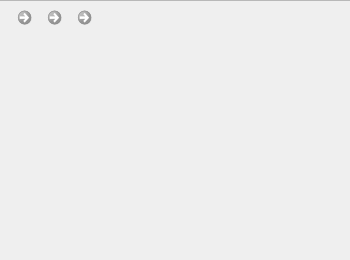
<?xml version="1.0" encoding="UTF-8"?>
<ui version="4.0">
 <class>Dialog</class>
 <widget class="QDialog" name="Dialog">
  <property name="geometry">
   <rect>
    <x>0</x>
    <y>0</y>
    <width>350</width>
    <height>260</height>
   </rect>
  </property>
  <property name="minimumSize">
   <size>
    <width>350</width>
    <height>260</height>
   </size>
  </property>
  <property name="maximumSize">
   <size>
    <width>350</width>
    <height>260</height>
   </size>
  </property>
  <property name="windowTitle">
   <string>Dialog</string>
  </property>
  <widget class="QFrame" name="BG">
   <property name="geometry">
    <rect>
     <x>-10</x>
     <y>0</y>
     <width>371</width>
     <height>261</height>
    </rect>
   </property>
   <property name="minimumSize">
    <size>
     <width>371</width>
     <height>261</height>
    </size>
   </property>
   <property name="maximumSize">
    <size>
     <width>371</width>
     <height>261</height>
    </size>
   </property>
   <property name="sizeIncrement">
    <size>
     <width>371</width>
     <height>261</height>
    </size>
   </property>
   <property name="baseSize">
    <size>
     <width>371</width>
     <height>261</height>
    </size>
   </property>
   <property name="palette">
    <palette>
     <active>
      <colorrole role="WindowText">
       <brush brushstyle="SolidPattern">
        <color alpha="100">
         <red>0</red>
         <green>0</green>
         <blue>0</blue>
        </color>
       </brush>
      </colorrole>
      <colorrole role="Text">
       <brush brushstyle="SolidPattern">
        <color alpha="100">
         <red>0</red>
         <green>0</green>
         <blue>0</blue>
        </color>
       </brush>
      </colorrole>
      <colorrole role="ButtonText">
       <brush brushstyle="SolidPattern">
        <color alpha="100">
         <red>0</red>
         <green>0</green>
         <blue>0</blue>
        </color>
       </brush>
      </colorrole>
     </active>
     <inactive>
      <colorrole role="WindowText">
       <brush brushstyle="SolidPattern">
        <color alpha="100">
         <red>0</red>
         <green>0</green>
         <blue>0</blue>
        </color>
       </brush>
      </colorrole>
      <colorrole role="Text">
       <brush brushstyle="SolidPattern">
        <color alpha="100">
         <red>0</red>
         <green>0</green>
         <blue>0</blue>
        </color>
       </brush>
      </colorrole>
      <colorrole role="ButtonText">
       <brush brushstyle="SolidPattern">
        <color alpha="100">
         <red>0</red>
         <green>0</green>
         <blue>0</blue>
        </color>
       </brush>
      </colorrole>
     </inactive>
     <disabled>
      <colorrole role="WindowText">
       <brush brushstyle="SolidPattern">
        <color alpha="100">
         <red>0</red>
         <green>0</green>
         <blue>0</blue>
        </color>
       </brush>
      </colorrole>
      <colorrole role="Text">
       <brush brushstyle="SolidPattern">
        <color alpha="100">
         <red>0</red>
         <green>0</green>
         <blue>0</blue>
        </color>
       </brush>
      </colorrole>
      <colorrole role="ButtonText">
       <brush brushstyle="SolidPattern">
        <color alpha="100">
         <red>0</red>
         <green>0</green>
         <blue>0</blue>
        </color>
       </brush>
      </colorrole>
     </disabled>
    </palette>
   </property>
   <property name="mouseTracking">
    <bool>true</bool>
   </property>
   <property name="styleSheet">
    <string notr="true">.QFrame{
background-image : url(:/test/BG.png);
background-repeat: no-repeat;
background-position: center;
color: rgba(0, 0, 0, 100);
}</string>
   </property>
   <property name="frameShape">
    <enum>QFrame::StyledPanel</enum>
   </property>
   <property name="frameShadow">
    <enum>QFrame::Raised</enum>
   </property>
   <widget class="QCommandLinkButton" name="Q_button">
    <property name="enabled">
     <bool>false</bool>
    </property>
    <property name="geometry">
     <rect>
      <x>20</x>
      <y>0</y>
      <width>31</width>
      <height>41</height>
     </rect>
    </property>
    <property name="cursor">
     <cursorShape>ClosedHandCursor</cursorShape>
    </property>
    <property name="text">
     <string/>
    </property>
    <property name="icon">
     <iconset resource="../impRef_frame01.qrc">
      <normaloff>:/test/Q_button.png</normaloff>:/test/Q_button.png</iconset>
    </property>
   </widget>
   <widget class="QCommandLinkButton" name="Q_button_3">
    <property name="enabled">
     <bool>false</bool>
    </property>
    <property name="geometry">
     <rect>
      <x>50</x>
      <y>0</y>
      <width>31</width>
      <height>41</height>
     </rect>
    </property>
    <property name="cursor">
     <cursorShape>UpArrowCursor</cursorShape>
    </property>
    <property name="text">
     <string/>
    </property>
    <property name="icon">
     <iconset resource="../impRef_frame01.qrc">
      <normaloff>:/test/owo_button.png</normaloff>
      <disabledoff>:/test/owo_button.png</disabledoff>:/test/owo_button.png</iconset>
    </property>
   </widget>
   <widget class="QCommandLinkButton" name="Q_button_4">
    <property name="enabled">
     <bool>false</bool>
    </property>
    <property name="geometry">
     <rect>
      <x>80</x>
      <y>0</y>
      <width>31</width>
      <height>41</height>
     </rect>
    </property>
    <property name="cursor">
     <cursorShape>ArrowCursor</cursorShape>
    </property>
    <property name="text">
     <string/>
    </property>
    <property name="icon">
     <iconset resource="../impRef_frame01.qrc">
      <normaloff>:/test/heart_button.png</normaloff>
      <disabledoff>:/test/heart_button.png</disabledoff>:/test/heart_button.png</iconset>
    </property>
   </widget>
   <widget class="QPushButton" name="EXpic_button">
    <property name="geometry">
     <rect>
      <x>20</x>
      <y>80</y>
      <width>131</width>
      <height>111</height>
     </rect>
    </property>
    <property name="cursor">
     <cursorShape>ClosedHandCursor</cursorShape>
    </property>
    <property name="styleSheet">
     <string notr="true"/>
    </property>
    <property name="text">
     <string/>
    </property>
    <property name="icon">
     <iconset resource="../impRef_frame01.qrc">
      <normaloff>:/test/pic_button.png</normaloff>:/test/pic_button.png</iconset>
    </property>
    <property name="iconSize">
     <size>
      <width>130</width>
      <height>95</height>
     </size>
    </property>
    <property name="flat">
     <bool>true</bool>
    </property>
   </widget>
   <widget class="QWidget" name="creat2_tex" native="true">
    <property name="geometry">
     <rect>
      <x>150</x>
      <y>60</y>
      <width>189</width>
      <height>161</height>
     </rect>
    </property>
    <property name="styleSheet">
     <string notr="true">image: url(:/test/create2_text.png);</string>
    </property>
   </widget>
  </widget>
 </widget>
 <resources>
  <include location="../impRef_frame01.qrc"/>
 </resources>
 <connections/>
</ui>
